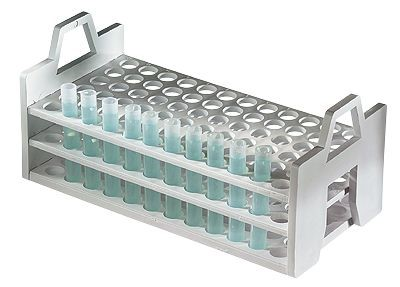
#> input picture testtubes.jpg, 400 x 287 px
$ jupyter execute 'OpenCV corner detection.ipynb'   (shell and % lines are left out)
#> lines starting #> are read from the running program, lines starting #| are printed output that depends on the picture; after the words box and inside, x2 and y2 are one past the last pixel; in counts of white or black regions, pixels touching at a corner belong together
[cell 1]
import cv2
import numpy as np
from matplotlib import pyplot as plt

filename = 'testtubes.jpg'
img = cv2.imread(filename)
#> img is the input picture: shape (287, 400, 3); mean B, G, R 216.9, 218, 213.8
gray = cv2.cvtColor(img,cv2.COLOR_BGR2GRAY)
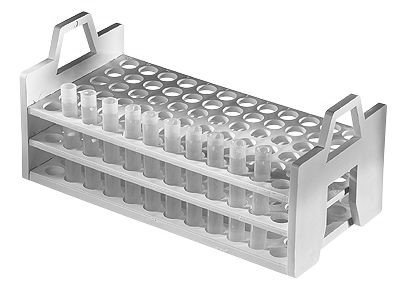
#> gray: shape (287, 400); min 17, max 255, mean 216.6

gray = np.float32(gray)
dst = cv2.cornerHarris(gray,2,3,0.04)
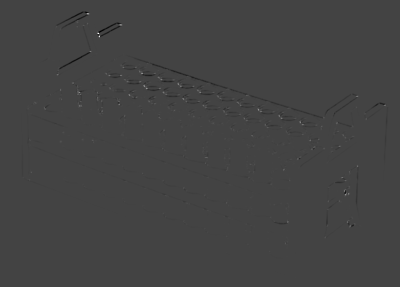
#> dst: shape (287, 400) float32; min -38184536, max 105739952, mean -111907.5; drawn with min black and max white

#result is dilated for marking the corners, not important
dst = cv2.dilate(dst,None)
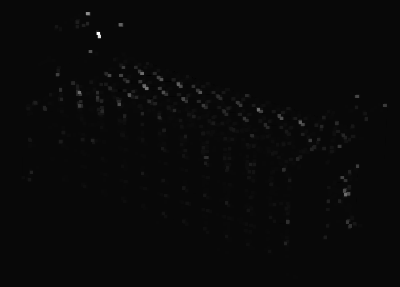
#> dst: shape (287, 400) float32; min -3818615.8, max 105739952, mean 379037.5; drawn with min black and max white

# Threshold for an optimal value, it may vary depending on the image.
img[dst>0.01*dst.max()]=[0,0,255]
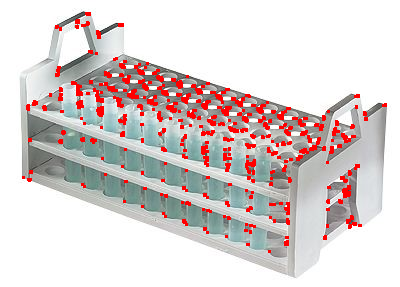
#> img: shape (287, 400, 3); 5.33% of pixels changed, all inside (x1, y1, x2, y2) = (22, 12, 387, 253)

plt.imshow(img)

[cell 2]
img = cv2.imread('testtubes.jpg')
gray = cv2.cvtColor(img,cv2.COLOR_BGR2GRAY)

corners = cv2.goodFeaturesToTrack(gray,25,0.01,10)
#> corners = 25 rows, first 8: [98, 36], [77, 92], [349, 225], [119, 24], [87, 13], [97, 98], [178, 83], [258, 109]
corners = np.int0(corners)

for i in corners:
    x,y = i.ravel()
    cv2.circle(img,(x,y),3,255,-1)
#> this loop made 25 passes
#> (x, y) on passes 1 to 12: (98, 36), (77, 92), (349, 225), (119, 24), (87, 13), (97, 98), (178, 83), (258, 109), (283, 168), (144, 85), (129, 94), (198, 90)
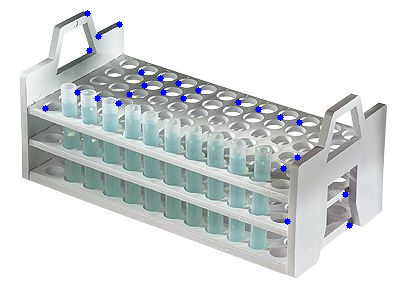
#> img: shape (287, 400, 3); 0.63% of pixels changed, all inside (x1, y1, x2, y2) = (42, 10, 353, 229)

plt.imshow(img),plt.show()
